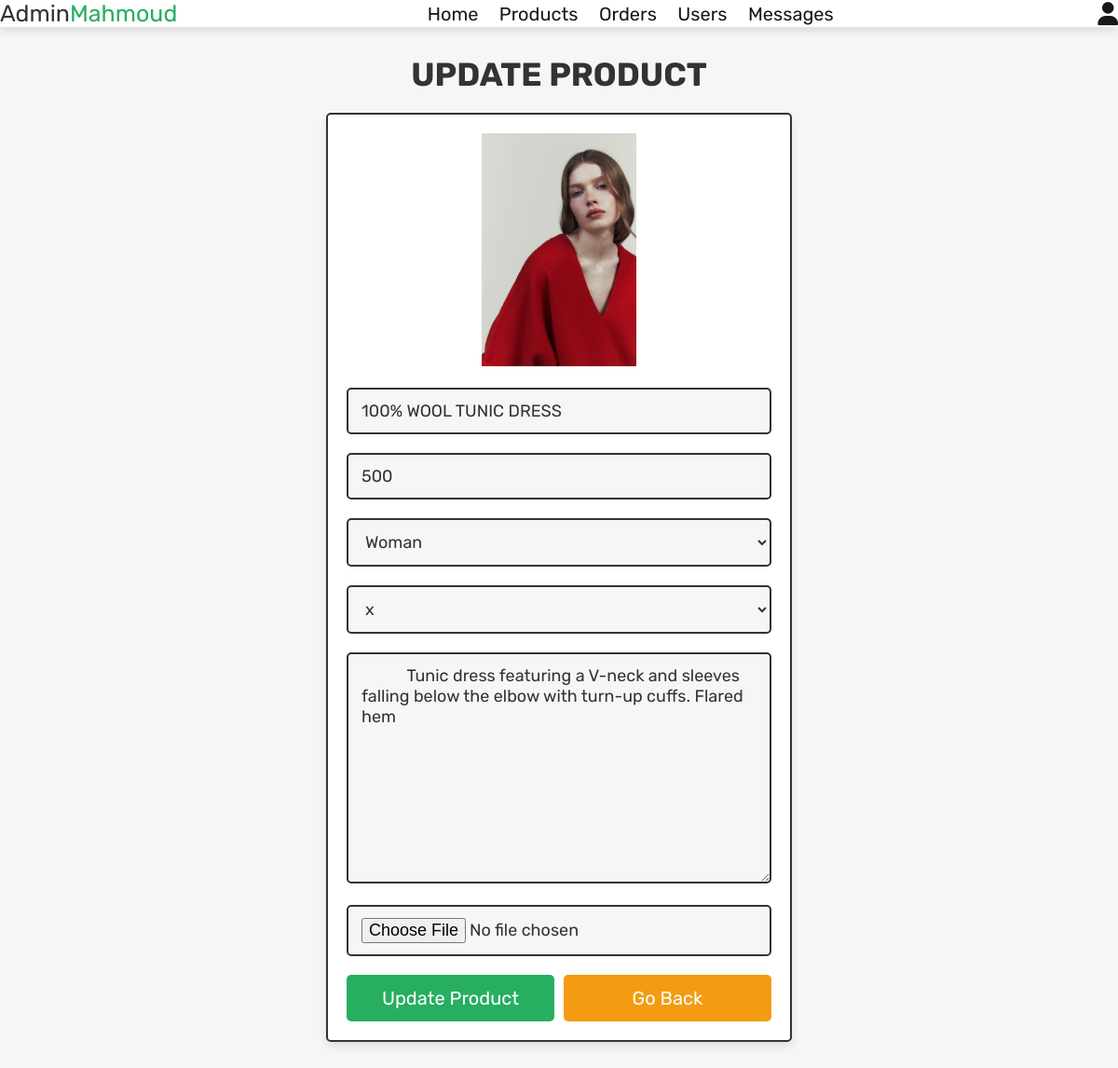
Page /admin/admin_update_product.php?update=24 (signed in) on the committed database.
### tables this page shows
CREATE TABLE `products` (
  `id` int(100) NOT NULL,
  `name` varchar(100) NOT NULL,
  `category` varchar(20) NOT NULL,
  `size` text NOT NULL,
  `tow` varchar(250) NOT NULL,
  `details` varchar(500) NOT NULL,
  `price` int(100) NOT NULL,
  `image` varchar(100) NOT NULL
);

### admin/admin_update_product.php (the view, shortened to what this page needs)
<?php
@include '../config.php';
?>
<!DOCTYPE html>
<html lang="en">
<head>
   <link rel="stylesheet" href="https://cdnjs.cloudflare.com/ajax/libs/font-awesome/6.1.1/css/all.min.css">
   <link rel="stylesheet" href="css/admin_style.css">
</head>
<body>
<?php include 'admin_header.php'; ?>
<section class="update-product">
   <h1 class="title">update product</h1>
   <?php
      $update_id = $_GET['update'];
      $select_products = $conn->prepare("SELECT * FROM `products` WHERE id = ?");
      $select_products->execute([$update_id]);
      if($select_products->rowCount() > 0){
         while($fetch_products = $select_products->fetch(PDO::FETCH_ASSOC)){
   ?>
   <form action="" method="post" enctype="multipart/form-data">
      <img src="../uploaded_img/<?= $fetch_products['image']; ?>" alt="">
      <input type="text" name="name" placeholder="enter product name" required class="box" value="<?= $fetch_products['name']; ?>">
      <input type="number" name="price" min="0" placeholder="enter product price" required class="box" value="<?= $fetch_products['price']; ?>">
      <select name="category" class="box" required>
         <option selected><?= $fetch_products['category']; ?></option>
      </select>
      <select name="size" class="box" required>
         <option selected><?= $fetch_products['size']; ?></option>
      </select>
      <textarea name="details" required placeholder="enter product details" class="box" cols="30" rows="10"><?= $fetch_products['details']; ?></textarea>
      <input type="file" name="image" class="box" accept="image/jpg, image/jpeg, image/png">
      <div class="flex-btn">
         <input type="submit" class="btn" value="update product" name="update_product">
         <a href="admin_products.php" class="option-btn">go back</a>
      </div>
   </form>
   <?php
         }
      }else{
         echo '<p class="empty">no products found!</p>';
      }
   ?>
</section>
</body>
</html>

### admin/css/admin_style.css (style rules this page uses)
.update-product form { max-width: 50rem; padding:2rem; margin:0 auto; text-align: center; border:var(--border); box-shadow: var(--box-shadow); background-color: var(--white); border-radius: .5rem; }
.update-product form img { height: 25rem; object-fit: cover; margin-bottom: 1rem; }
.update-product form .box { width: 100%; border:var(--border); background-color: var(--white); border-radius: .5rem; background-color: var(--light-bg); padding:1.2rem 1.4rem; font-size: 1.8rem; color:var(--black); margin:1rem 0; }

### admin/css/components.css (style rules this page uses)
:root { --green:#27ae60; --orange:#f39c12; --red:#e74c3c; --black:#333; --light-color:#666; --white:#fff; --light-bg:#f6f6f6; --border:.2rem solid var(--black); --box-shadow:0 .5rem 1rem rgba(0,0,0,.1); }
* { font-family: 'Rubik', sans-serif; margin:0; padding:0; box-sizing: border-box; outline: none; border:none; text-decoration: none; color:var(--black); }
body { background-color: var(--light-bg); }
html { font-size: 62.5%; overflow-x: hidden; scroll-behavior: smooth; scroll-padding-top: 6.5rem; }
section { padding:3rem 2rem; max-width: 1200px; margin:0 auto; }
.btn, .delete-btn, .option-btn { display: block; width: 100%; margin-top: 1rem; border-radius: .5rem; color:var(--white); font-size: 2rem; padding:1.3rem 3rem; text-transform: capitalize; cursor: pointer; text-align: center; }
.btn { background-color: var(--green); }
.option-btn { background-color: var(--orange); }
.flex-btn { display: flex; flex-wrap: wrap; gap:1rem; }
.flex-btn > * { flex:1; }
.title { text-align: center; margin-bottom: 2rem; text-transform: uppercase; color:var(--black); font-size: 3.5rem; }

### rows in the picture
products: image (picture), name "100% WOOL TUNIC DRESS", price "500", category "Woman", size "x", details "Tunic dress featuring a V-neck and sleeves falling below the elbow with turn-up cuffs. Flared hem"
